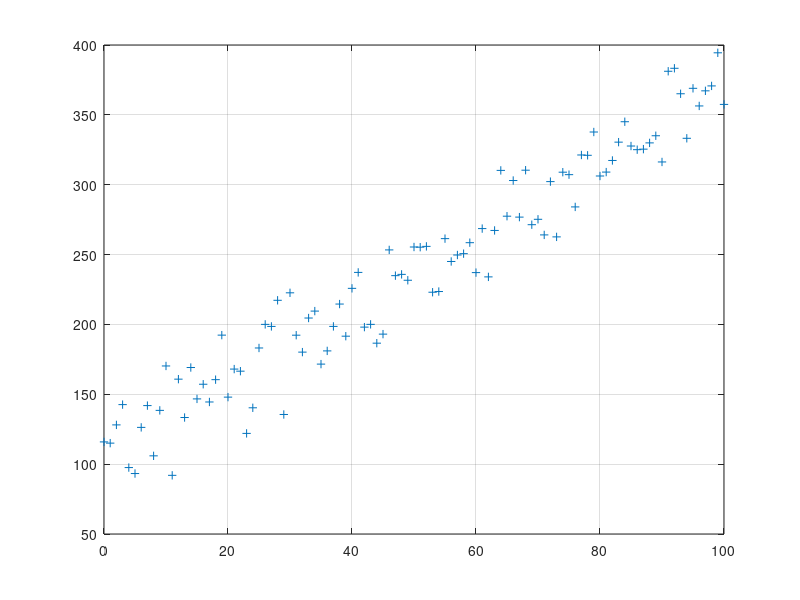
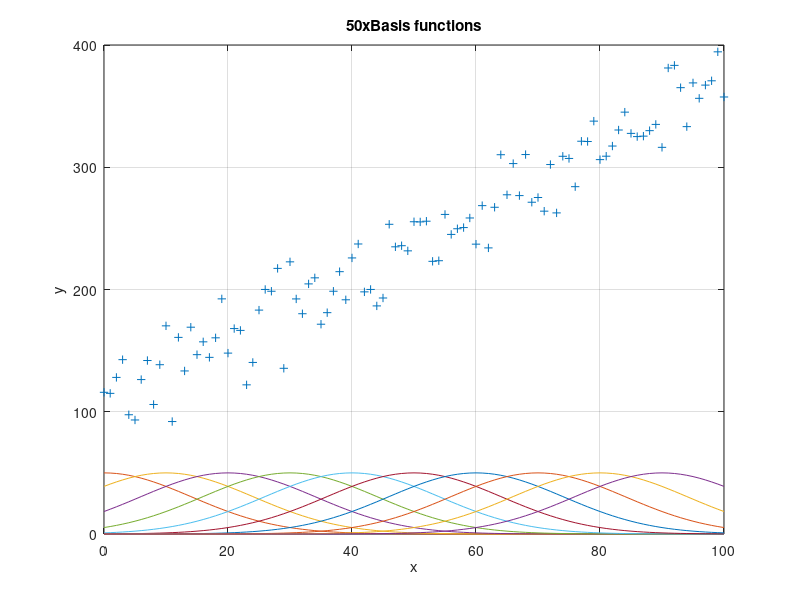
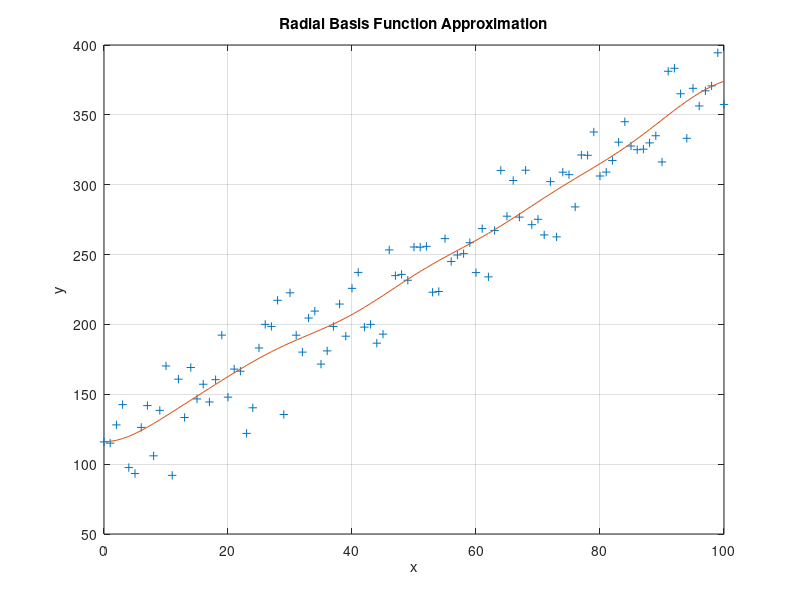
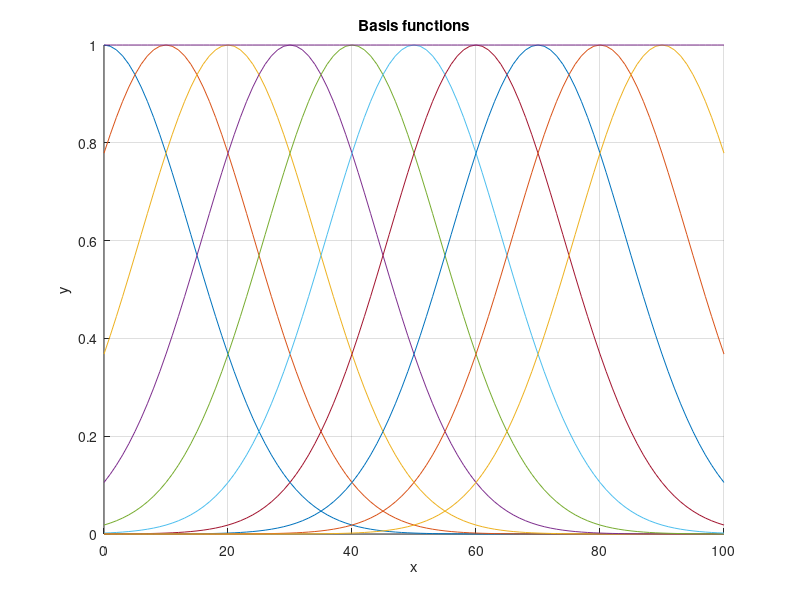

Source code (MATLAB) for these figures, in order:

clear all
close all

x = [0:1:100];
l = length(x);

y = [];
reg = [];
k = 50; % amplitude of noise

centres = [0:10:100];
width = 20; %20


for i = 1:l
    y = [y,2.7*x(i)+100+k*(rand(1)-rand(1))];
    reg = [reg; [exp(-(x(i)-centres(1:10)).^2/width.^2),1]];   
    %ys = [ys, 2.7*x(i)+100];  
end;


m = exp(-(x-centres(5)).^2/width.^2);





% linear parameters

 U = [x',1+0*x'];
 Y = y';
 M = U'*U
 Z = U'*Y
 theta = inv(U'*U)*(U'*Y)
 
 % RBF parameters
 
 theta_r = inv(reg'*reg)*reg'*Y;
 y_m = reg*theta_r;
 y_l = U*theta;
 
figure 
plot(x,y,'+')
grid on


figure 
plot(x,y,'+')
xlabel('x')
ylabel('y')
grid on


%figure
hold on
plot(x,50*reg(:,1:10))
grid on
xlabel('x')
%ylabel('y')
title('50xBasis functions');



figure


plot(x,y,'+')
xlabel('x')
ylabel('y')
hold on
plot(x,y_m)
%plot(x,y_l,'b')
hold on
xlabel('x')
ylabel('y')
title('Radial Basis Function Approximation');
grid on

figure
hold on
plot(x,reg)
grid on
xlabel('x')
ylabel('y')
title('Basis functions');

figure
%plot(x,y,'+')
hold on
plot(x,y_m,'r')
plot(x,y_l,'b')
hold on
xlabel('x')
ylabel('y')
title('Linear and RBF Approx');
grid on



 
 
 
 


 
